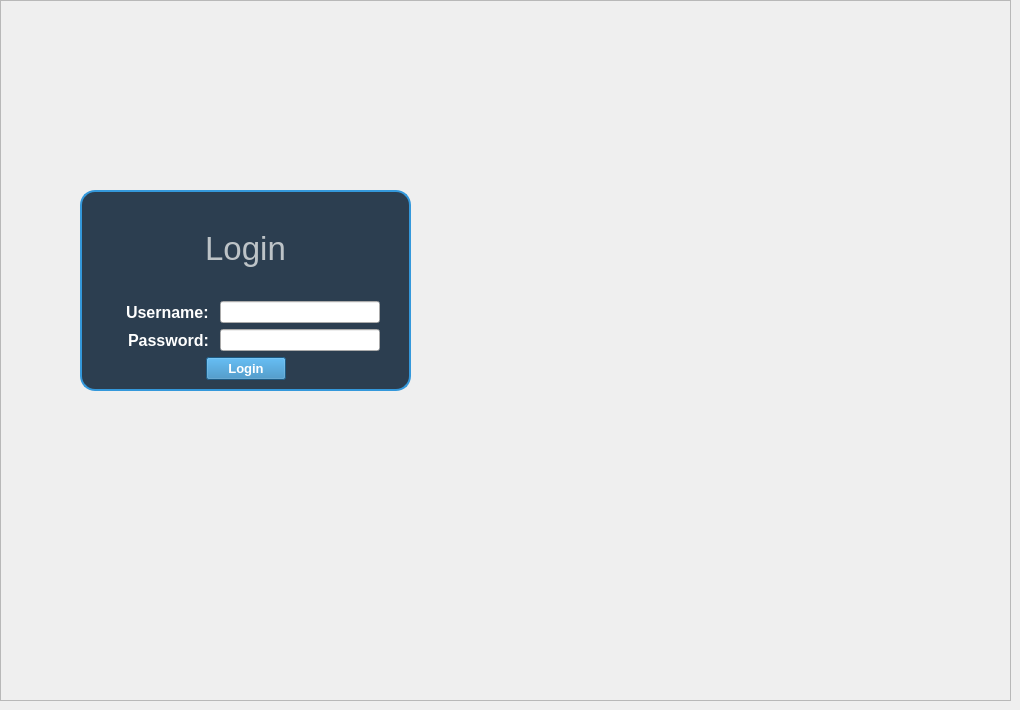
    <widget class="QWidget" name="Login">
     <widget class="QFrame" name="page11">
      <property name="geometry">
       <rect>
        <x>0</x>
        <y>0</y>
        <width>1011</width>
        <height>701</height>
       </rect>
      </property>
      <property name="autoFillBackground">
       <bool>false</bool>
      </property>
      <property name="styleSheet">
       <string notr="true">QFrame#page11{border-image: url(:/child1/child2.jpg) 0 0 0 0 stretch stretch;}</string>
      </property>
      <property name="frameShape">
       <enum>QFrame::Shape::StyledPanel</enum>
      </property>
      <property name="frameShadow">
       <enum>QFrame::Shadow::Raised</enum>
      </property>
      <widget class="QFrame" name="LoginBox_2">
       <property name="geometry">
        <rect>
         <x>80</x>
         <y>190</y>
         <width>331</width>
         <height>201</height>
        </rect>
       </property>
       <property name="styleSheet">
        <string notr="true">QWidget{color: rgb(255, 255, 255);}
QFrame#LoginBox_2{
	
	
	background-color: rgb(44, 62, 80);
border: 2px solid #3498db; /* Optional border with color */
border-radius: 15px; /* Adjust the radius to control the curvature */
}

</string>
       </property>
       <layout class="QVBoxLayout" name="LoginBox">
        <item>
         <widget class="QLabel" name="label">
          <property name="font">
           <font>
            <pointsize>25</pointsize>
           </font>
          </property>
          <property name="layoutDirection">
           <enum>Qt::LayoutDirection::RightToLeft</enum>
          </property>
          <property name="styleSheet">
           <string notr="true">color: rgb(189, 195, 199);</string>
          </property>
          <property name="text">
           <string>Login</string>
          </property>
          <property name="alignment">
           <set>Qt::AlignmentFlag::AlignCenter</set>
          </property>
         </widget>
        </item>
        <item>
         <layout class="QHBoxLayout" name="horizontalLayout_2">
          <item>
           <spacer name="horizontalSpacer_3">
            <property name="orientation">
             <enum>Qt::Orientation::Horizontal</enum>
            </property>
            <property name="sizeType">
             <enum>QSizePolicy::Policy::Expanding</enum>
            </property>
            <property name="sizeHint" stdset="0">
             <size>
              <width>20</width>
              <height>20</height>
             </size>
            </property>
           </spacer>
          </item>
          <item>
           <widget class="QLabel" name="label_3">
            <property name="font">
             <font>
              <pointsize>12</pointsize>
              <bold>true</bold>
             </font>
            </property>
            <property name="text">
             <string>Username: </string>
            </property>
           </widget>
          </item>
          <item>
           <widget class="QLineEdit" name="userInput">
            <property name="sizePolicy">
             <sizepolicy hsizetype="Fixed" vsizetype="Fixed">
              <horstretch>0</horstretch>
              <verstretch>0</verstretch>
             </sizepolicy>
            </property>
            <property name="minimumSize">
             <size>
              <width>160</width>
              <height>0</height>
             </size>
            </property>
            <property name="styleSheet">
             <string notr="true">color: rgb(0, 0, 0);</string>
            </property>
           </widget>
          </item>
          <item>
           <spacer name="horizontalSpacer">
            <property name="orientation">
             <enum>Qt::Orientation::Horizontal</enum>
            </property>
            <property name="sizeType">
             <enum>QSizePolicy::Policy::Minimum</enum>
            </property>
            <property name="sizeHint" stdset="0">
             <size>
              <width>20</width>
              <height>20</height>
             </size>
            </property>
           </spacer>
          </item>
         </layout>
        </item>
        <item>
         <layout class="QHBoxLayout" name="horizontalLayout">
          <item>
           <spacer name="horizontalSpacer_4">
            <property name="orientation">
             <enum>Qt::Orientation::Horizontal</enum>
            </property>
            <property name="sizeType">
             <enum>QSizePolicy::Policy::Expanding</enum>
            </property>
            <property name="sizeHint" stdset="0">
             <size>
              <width>20</width>
              <height>20</height>
             </size>
            </property>
           </spacer>
          </item>
          <item>
           <widget class="QLabel" name="label_2">
            <property name="font">
             <font>
              <pointsize>12</pointsize>
              <bold>true</bold>
             </font>
            </property>
            <property name="text">
             <string>Password: </string>
            </property>
           </widget>
          </item>
          <item>
           <widget class="QLineEdit" name="pswdInput">
            <property name="sizePolicy">
             <sizepolicy hsizetype="Fixed" vsizetype="Fixed">
              <horstretch>0</horstretch>
              <verstretch>0</verstretch>
             </sizepolicy>
            </property>
            <property name="minimumSize">
             <size>
              <width>160</width>
              <height>0</height>
             </size>
            </property>
            <property name="styleSheet">
             <string notr="true">color: rgb(0, 0, 0);</string>
            </property>
            <property name="echoMode">
             <enum>QLineEdit::EchoMode::Password</enum>
            </property>
           </widget>
          </item>
          <item>
           <spacer name="horizontalSpacer_2">
            <property name="orientation">
             <enum>Qt::Orientation::Horizontal</enum>
            </property>
            <property name="sizeType">
             <enum>QSizePolicy::Policy::Fixed</enum>
            </property>
            <property name="sizeHint" stdset="0">
             <size>
              <width>20</width>
              <height>20</height>
             </size>
            </property>
           </spacer>
          </item>
         </layout>
        </item>
        <item>
         <layout class="QHBoxLayout" name="horizontalLayout_3">
          <item>
           <spacer name="horizontalSpacer_5">
            <property name="orientation">
             <enum>Qt::Orientation::Horizontal</enum>
            </property>
            <property name="sizeHint" stdset="0">
             <size>
              <width>40</width>
              <height>20</height>
             </size>
            </property>
           </spacer>
          </item>
          <item>
           <widget class="QPushButton" name="loginBtn">
            <property name="font">
             <font>
              <pointsize>-1</pointsize>
              <bold>true</bold>
             </font>
            </property>
            <property name="styleSheet">
             <string notr="true">background-color: rgb(41, 128, 185);
font-size:13px;</string>
            </property>
            <property name="text">
             <string>Login</string>
            </property>
           </widget>
          </item>
          <item>
           <spacer name="horizontalSpacer_6">
            <property name="orientation">
             <enum>Qt::Orientation::Horizontal</enum>
            </property>
            <property name="sizeHint" stdset="0">
             <size>
              <width>40</width>
              <height>20</height>
             </size>
            </property>
           </spacer>
          </item>
         </layout>
        </item>
       </layout>
      </widget>
     </widget>
    </widget>
